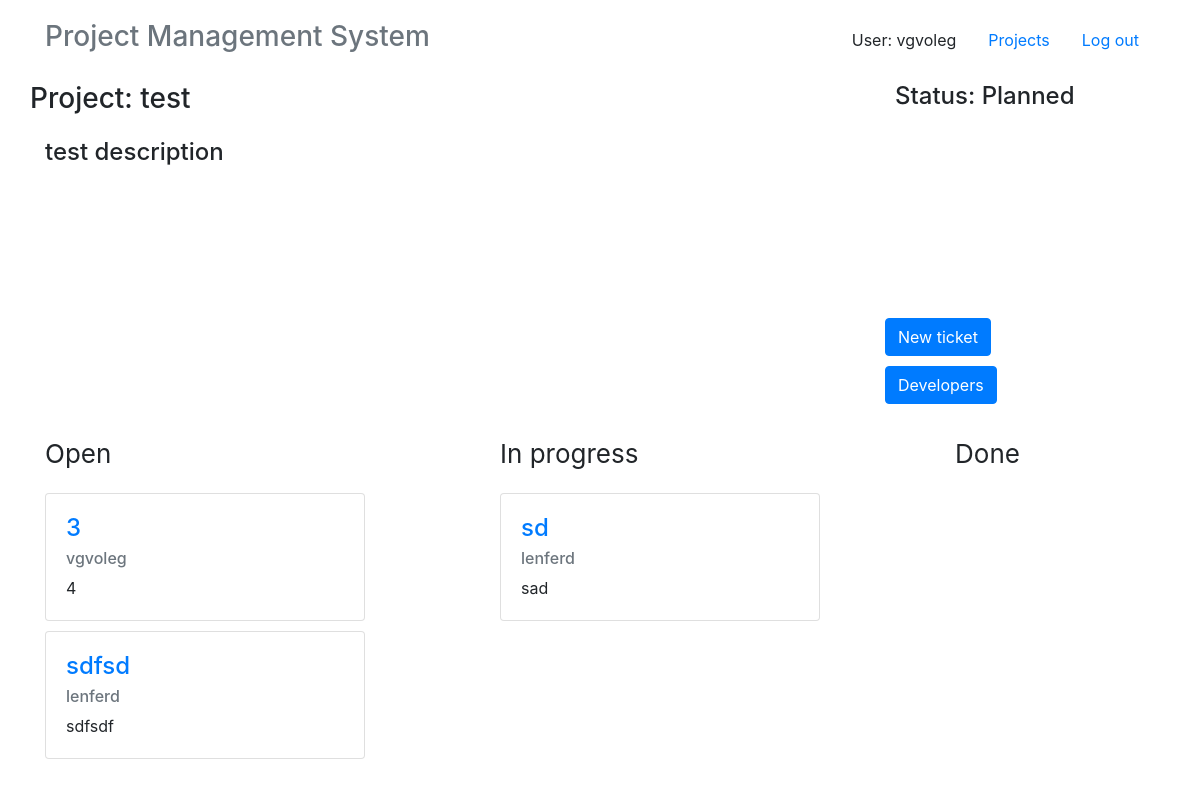
The app's page /project/1 (signed in), older data.
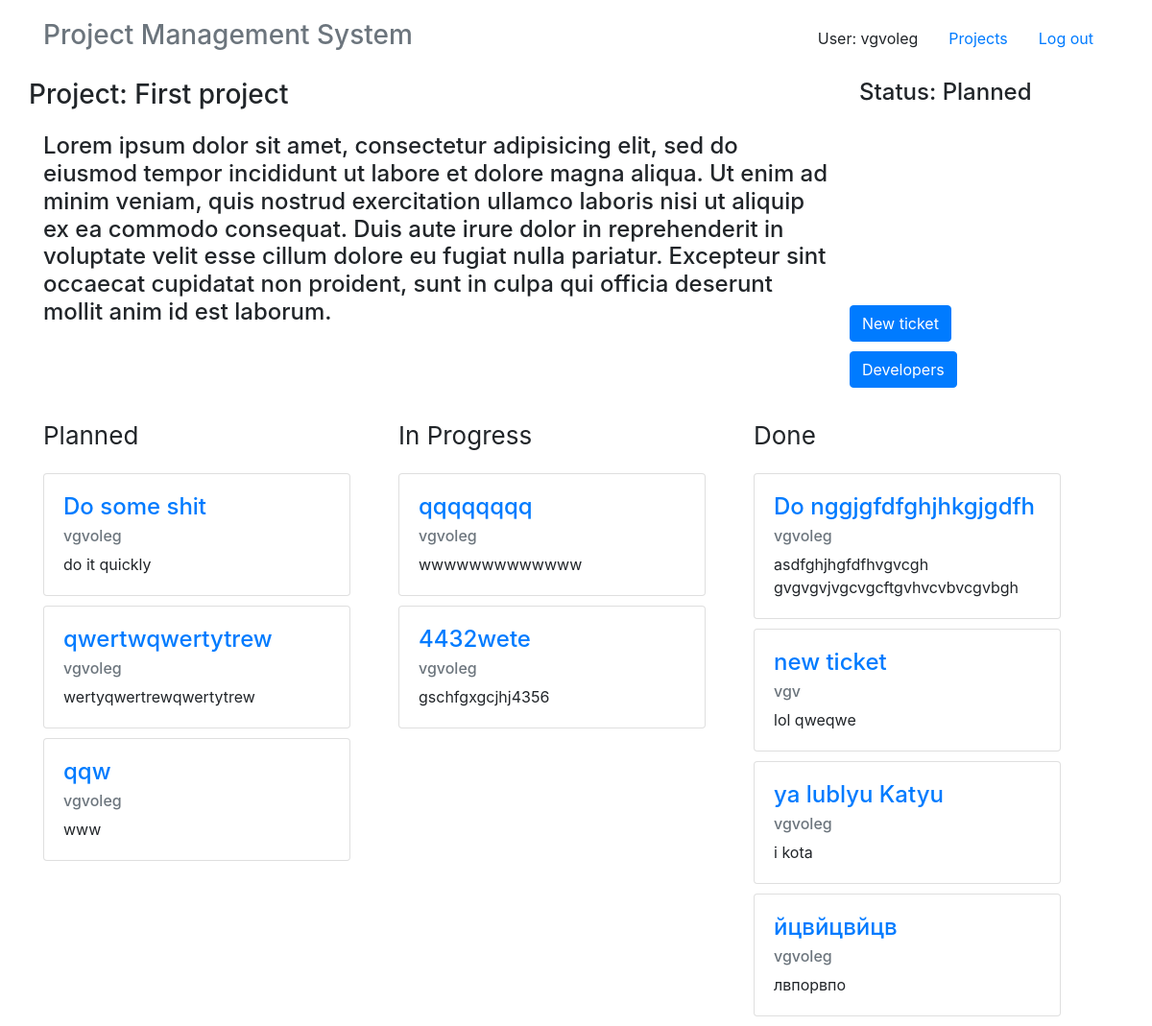
The same page, newer data.
### app/models.py (models this page shows, shortened)
class Project(models.Model):
    title = models.CharField(max_length=40)
    description = models.TextField()
    manager = models.ManyToManyField(User, related_name='managers', blank=True)
    developers = models.ManyToManyField(User, related_name='developers', blank=True)
    status = models.ForeignKey(ProjectStatus, on_delete=models.PROTECT)
    created_date = models.DateField(auto_now_add=True)
    due_date = models.DateField()
    objects = ProjectManager()
    def get_status(self):
        return self.status
    def get_developers(self):
        return self.developers.all()

class TicketStatus(models.Model):
    title = models.CharField(max_length=20)
    def __str__(self):
        return self.title

class Ticket(models.Model):
    title = models.CharField(max_length=40)
    description = models.TextField()
    project = models.ForeignKey(Project, on_delete=models.CASCADE)
    assignee = models.ForeignKey(User, related_name='assignee', blank=True, null=True)
    reporter = models.ForeignKey(User, related_name='reporter')
    status = models.ForeignKey(TicketStatus, on_delete=models.PROTECT, blank=True, null=True)
    created_date = models.DateField(auto_now_add=True)
    due_date = models.DateField()
    time_estimated = models.IntegerField()
    time_remaining = models.IntegerField(blank=True)
    time_logged = models.IntegerField(default=0)
    objects = TicketManager()

class ProjectStatus(models.Model):
    title = models.CharField(max_length=20)
    def __str__(self):
        return self.title

### app/views.py (the view, shortened to what this page needs)
# urls.py: url(r'^project/(?P<project_id>[0-9]+)$', ProjectView.as_view(), name='project'),
class ProjectView(AccessToProjectMixin, MultiFormsView):
    template_name = "app/project_template.html"
    form_classes = {'ticket': TicketForm,
                    'status': ProjectStatusForm,
                    'developers': ProjectDevelopersForm}
    success_url = '/'
    def get_form_kwargs(self, form_name, bind_form=False):
        kw = super(ProjectView, self).get_form_kwargs(form_name, bind_form=bind_form)
        if form_name == 'ticket':
            kw['project_id'] = self.kwargs['project_id']
        return kw
    def get_status_initial(self):
        return {'status': Project.objects.get(id=self.kwargs['project_id']).get_status()}
    def get_developers_initial(self):
        return {'developers': Project.objects.get(id=self.kwargs['project_id']).get_developers()}
    def get_context_data(self, **kwargs):
        context = super(ProjectView, self).get_context_data(**kwargs)
        project_id = self.kwargs['project_id']
        context['project'] = Project.objects.get(id=project_id)
        context['tickets'] = Ticket.objects.filter(project__id=project_id)
        context['status_list'] = TicketStatus.objects.all()
        return context

### app/models.py (called while the page is built)
    @staticmethod
    def is_user_associated(user, project_id):
        project = Project.objects.get(id=project_id)
        return user in project.manager.all() or user in project.developers.all()

### app/view/generic/multiform.py (called while the page is built)
    def get_form_classes(self):
        return self.form_classes

    def get_forms(self, form_classes, form_names=None, bind_all=False):
        return dict([(key, self._create_form(key, klass, (form_names and key in form_names) or bind_all)) \
                     for key, klass in form_classes.items()])

    def get_form_kwargs(self, form_name, bind_form=False):
        kwargs = {}
        kwargs.update({'initial': self.get_initial(form_name)})
        kwargs.update({'prefix': self.get_prefix(form_name)})
        if bind_form:
            kwargs.update(self._bind_form_data())
        return kwargs

    def get_initial(self, form_name):
        initial_method = 'get_%s_initial' % form_name
        if hasattr(self, initial_method):
            return getattr(self, initial_method)()
        else:
            return self.initial.copy()

    def get_prefix(self, form_name):
        return self.prefixes.get(form_name, self.prefix)

### app/templates/app/project_template.html (shortened to what this page needs)
{% extends "base.html" %}
{% block content %}
<div class="container">
    <div class="row" style="margin-bottom: 20px">
        <div class="col-md-9">
            <div class="row">
                <h3>Project: {{project.title}}</h3>
            </div>
            <div class="row">
                <h4 style="padding: 15px">{{project.description}}</h4>
            </div>
        </div>
        <div class="col-md-2" >
            <div class="row">
                <h4 style="padding-left: 10px" data-toggle="modal" data-target="#updateStatusModal">Status: {{project.status}}</h4>
            </div>
            <div class="row">
              <div id="chartdiv" style="top:-30px;left: -30px; width: 200px; height: 200px"></div>
            </div>
            {% if user in project.manager.all %}
            <div class="row" style="margin-bottom: 10px">
                <button type="button" class="btn btn-primary" data-toggle="modal" data-target="#newTicketModal">
                    New ticket
                </button>
            </div>
            {% endif %}
            {% if user in project.manager.all %}
            <div class="row" style="margin-bottom: 10px">
                <button type="button" class="btn btn-primary" data-toggle="modal" data-target="#projectDevelopersModal">
                    Developers
                </button>
            </div>
            {% endif %}
        </div>
    </div>
    <div class="flex-parent">
        {% for status in status_list %}
        <div class="stolb">
            <div class="title">{{ status }}</div>
            {% for ticket in tickets %}
                {% if ticket.status == status %}
                <div class="card" style="width: 20rem; margin-bottom: 10px">
                  <div class="card-body">
                    <h4 class="card-title">
                        <a href="{% url 'ticket' project_id=project.id ticket_id=ticket.id %}">{{ticket.title}}</a>
                    </h4>
                    <h6 class="card-subtitle mb-2 text-muted">{{ticket.assignee}}</h6>
                    <p class="card-text">{{ticket.description}}</p>
                  </div>
                </div>
                {% endif %}
            {% endfor %}
        </div>
        {% endfor %}
    </div>
            {% include "./creation_ticket_template.html" %}
</div>
{% endblock %}

Row changes from the older to the newer data that the page shows:
removed Ticket: title "3", assignee "vgvoleg", description "4", shown under TicketStatus "Open"
removed Ticket: title "sdfsd", assignee "lenferd", description "sdfsdf", shown under TicketStatus "Open"
changed Project "Planned": title "test" → "First project"; description "test description" → "Lorem ipsum dolor sit amet, consectetur adipisicing elit, sed do eiusmod tempor incididunt ut labore et dolore magna aliqua. Ut enim ad minim veniam, quis nostrud exercitation ullamco laboris nisi ut aliquip ex ea commodo consequat. Duis aute irure dolor in reprehenderit in voluptate velit esse cillum dolore eu fugiat nulla pariatur. Excepteur sint occaecat cupidatat non proident, sunt in culpa qui officia deserunt mollit anim id est laborum."
changed TicketStatus: title "Open" → "Planned"; gains Ticket (title "Do some shit", assignee "vgvoleg", description "do it quickly")
added Ticket: title "qwertwqwertytrew", assignee "vgvoleg", description "wertyqwertrewqwertytrew", shown under TicketStatus "Planned"
added Ticket: title "qqw", assignee "vgvoleg", description "www", shown under TicketStatus "Planned"
changed TicketStatus: title "In progress" → "In Progress"; loses Ticket (title "sd", assignee "lenferd", description "sad")
added Ticket: title "qqqqqqqq", assignee "vgvoleg", description "wwwwwwwwwwwww", shown under TicketStatus "In Progress"
added Ticket: title "4432wete", assignee "vgvoleg", description "gschfgxgcjhj4356", shown under TicketStatus "In Progress"
added Ticket: title "Do nggjgfdfghjhkgjgdfh", assignee "vgvoleg", description "asdfghjhgfdfhvgvcgh gvgvgvjvgcvgcftgvhvcvbvcgvbgh", shown under TicketStatus "Done"
added Ticket: title "new ticket", assignee "vgv", description "lol qweqwe", shown under TicketStatus "Done"
added Ticket: title "ya lublyu Katyu", assignee "vgvoleg", description "i kota", shown under TicketStatus "Done"
added Ticket: title "йцвйцвйцв", assignee "vgvoleg", description "лвпорвпо", shown under TicketStatus "Done"
